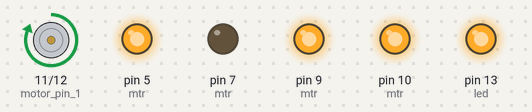
A sketch run on a simulated Arduino Uno, built with avr-gcc and run on an emulated ATmega328P. Shown: motor-driver pin pairs drawn as motors (green arrow = first pin HIGH = forward, orange = second pin HIGH = backward, longer = more drive), output pins drawn as LEDs (lit = HIGH). What the sketch prints to the serial monitor is not drawn.

Above: at 0.5 s.
At 1.2 s:
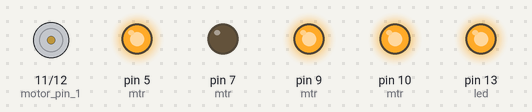
At 2.05 s:
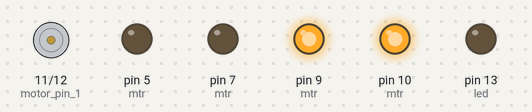
At 3.8 s:
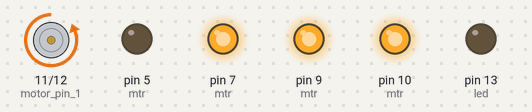
Timing chart, 0 to 4.8 s (numbered marks = the images above):
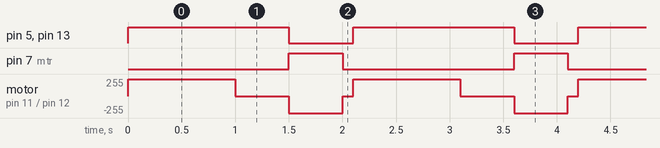

Measured:
- by itself, pin 5 (mtr), pin 13 (led): alternates HIGH for 1.5 s and LOW for 0.60 s
- by itself, pin 7 (mtr): alternates HIGH for 0.50 s and LOW for 1.6 s
- by itself, motor on pin 11 (motor_pin_1) / pin 12 (motor_pin_2): repeats every 2.1 s: stopped 0.50 s, backward 255/255 0.50 s, stopped 0.10 s, forward 255/255 1.0 s

The sketch:

Furby_v0.ino
```cpp
/*
Hacking a 2005 model Furby!.
Furby_v0 controls just the motor.


*/

// Pin 13 has an LED connected on most Arduino boards.
// give it a name:

int led = 13;
int dir = 0;
int motor_pwm = 9;
int motor_pin_1 = 11;
int motor_pin_2 = 12;
int motor_ind = 14; ///a0

// {enable, pin 1, pin 2}
int mtr[][3] = {{9, 11, 12}, {10, 5, 7}};

int buttonState;             // the current reading from the input pin
int lastButtonState = LOW;   // the previous reading from the input pin
long lastDebounceTime = 0;  // the last time the output pin was toggled
long debounceDelay = 50;    // the debounce time; increase if the output flickers


// the setup routine runs once when you press reset:
void setup() {
  // initialize the digital pin as an output.
  pinMode(led, OUTPUT);
  for(int i = 0; i < 2; i++){
    for(int j = 0; j < 3; j++){
      pinMode(mtr[i][j], OUTPUT);
      digitalWrite(mtr[i][j], LOW);
    }
  }

  for(int i = 0; i < 2; i++){
    analogWrite(mtr[i][0], 255);
  }

  pinMode(motor_ind, INPUT);
  digitalWrite(led, LOW);
  digitalWrite(motor_ind, HIGH); // pullup
  Serial.begin(9600);
}

// the loop routine runs over and over again forever:
void loop() {
  Serial.print("BLINK ");
  int m = 0;
  forward(m);
  forward(1);
  delay(1000);               // wait for a second
  off(m);
  delay(500);               // wait for a second
  reverse(m);
  reverse(1);
  delay(500);               // wait for a second
  off(m);
  off(1);
  delay(100);               // wait for a second
}


void forward(int m) {
  Serial.print("forward ");
  digitalWrite(led, HIGH);
  digitalWrite(mtr[m][1], HIGH);
  digitalWrite(mtr[m][2], LOW);
  dir = 1;
}


void reverse(int m) {
  Serial.print("reverse ");
  digitalWrite(led, LOW);
  digitalWrite(mtr[m][1], LOW);
  digitalWrite(mtr[m][2], HIGH);
  dir = -1;
}


void off(int m) {
  Serial.println("off");
  digitalWrite(mtr[m][1], LOW);
  digitalWrite(mtr[m][2], LOW);
  dir = 0;
}
```
